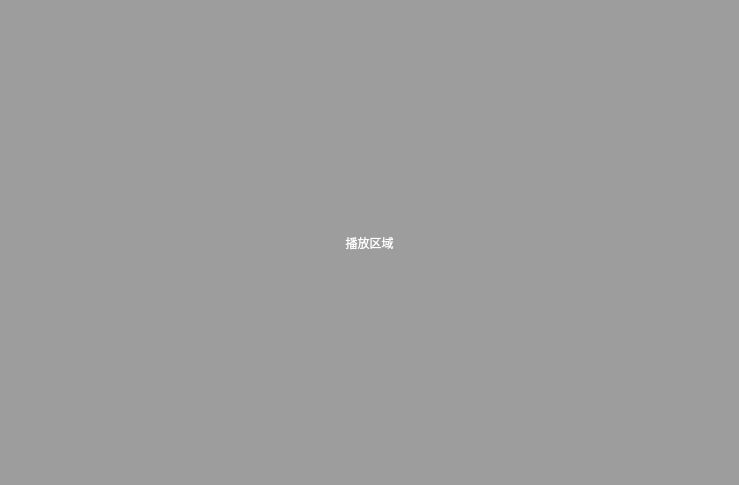
<?xml version="1.0" encoding="UTF-8"?>
<ui version="4.0">
 <class>mainVideo</class>
 <widget class="QWidget" name="mainVideo">
  <property name="geometry">
   <rect>
    <x>0</x>
    <y>0</y>
    <width>739</width>
    <height>485</height>
   </rect>
  </property>
  <property name="windowTitle">
   <string>Form</string>
  </property>
  <layout class="QVBoxLayout" name="verticalLayout">
   <property name="spacing">
    <number>0</number>
   </property>
   <property name="leftMargin">
    <number>0</number>
   </property>
   <property name="topMargin">
    <number>0</number>
   </property>
   <property name="rightMargin">
    <number>0</number>
   </property>
   <property name="bottomMargin">
    <number>0</number>
   </property>
   <item>
    <widget class="QLabel" name="label_player">
     <property name="sizePolicy">
      <sizepolicy hsizetype="Preferred" vsizetype="Expanding">
       <horstretch>0</horstretch>
       <verstretch>0</verstretch>
      </sizepolicy>
     </property>
     <property name="palette">
      <palette>
       <active>
        <colorrole role="WindowText">
         <brush brushstyle="SolidPattern">
          <color alpha="255">
           <red>255</red>
           <green>255</green>
           <blue>255</blue>
          </color>
         </brush>
        </colorrole>
        <colorrole role="Button">
         <brush brushstyle="SolidPattern">
          <color alpha="255">
           <red>157</red>
           <green>157</green>
           <blue>157</blue>
          </color>
         </brush>
        </colorrole>
        <colorrole role="Base">
         <brush brushstyle="SolidPattern">
          <color alpha="255">
           <red>157</red>
           <green>157</green>
           <blue>157</blue>
          </color>
         </brush>
        </colorrole>
        <colorrole role="Window">
         <brush brushstyle="SolidPattern">
          <color alpha="255">
           <red>157</red>
           <green>157</green>
           <blue>157</blue>
          </color>
         </brush>
        </colorrole>
       </active>
       <inactive>
        <colorrole role="WindowText">
         <brush brushstyle="SolidPattern">
          <color alpha="255">
           <red>255</red>
           <green>255</green>
           <blue>255</blue>
          </color>
         </brush>
        </colorrole>
        <colorrole role="Button">
         <brush brushstyle="SolidPattern">
          <color alpha="255">
           <red>157</red>
           <green>157</green>
           <blue>157</blue>
          </color>
         </brush>
        </colorrole>
        <colorrole role="Base">
         <brush brushstyle="SolidPattern">
          <color alpha="255">
           <red>157</red>
           <green>157</green>
           <blue>157</blue>
          </color>
         </brush>
        </colorrole>
        <colorrole role="Window">
         <brush brushstyle="SolidPattern">
          <color alpha="255">
           <red>157</red>
           <green>157</green>
           <blue>157</blue>
          </color>
         </brush>
        </colorrole>
       </inactive>
       <disabled>
        <colorrole role="WindowText">
         <brush brushstyle="SolidPattern">
          <color alpha="255">
           <red>120</red>
           <green>120</green>
           <blue>120</blue>
          </color>
         </brush>
        </colorrole>
        <colorrole role="Button">
         <brush brushstyle="SolidPattern">
          <color alpha="255">
           <red>157</red>
           <green>157</green>
           <blue>157</blue>
          </color>
         </brush>
        </colorrole>
        <colorrole role="Base">
         <brush brushstyle="SolidPattern">
          <color alpha="255">
           <red>157</red>
           <green>157</green>
           <blue>157</blue>
          </color>
         </brush>
        </colorrole>
        <colorrole role="Window">
         <brush brushstyle="SolidPattern">
          <color alpha="255">
           <red>157</red>
           <green>157</green>
           <blue>157</blue>
          </color>
         </brush>
        </colorrole>
       </disabled>
      </palette>
     </property>
     <property name="styleSheet">
      <string notr="true">background-color: rgb(157, 157, 157);</string>
     </property>
     <property name="text">
      <string>播放区域</string>
     </property>
     <property name="alignment">
      <set>Qt::AlignCenter</set>
     </property>
    </widget>
   </item>
  </layout>
 </widget>
 <resources/>
 <connections/>
</ui>
